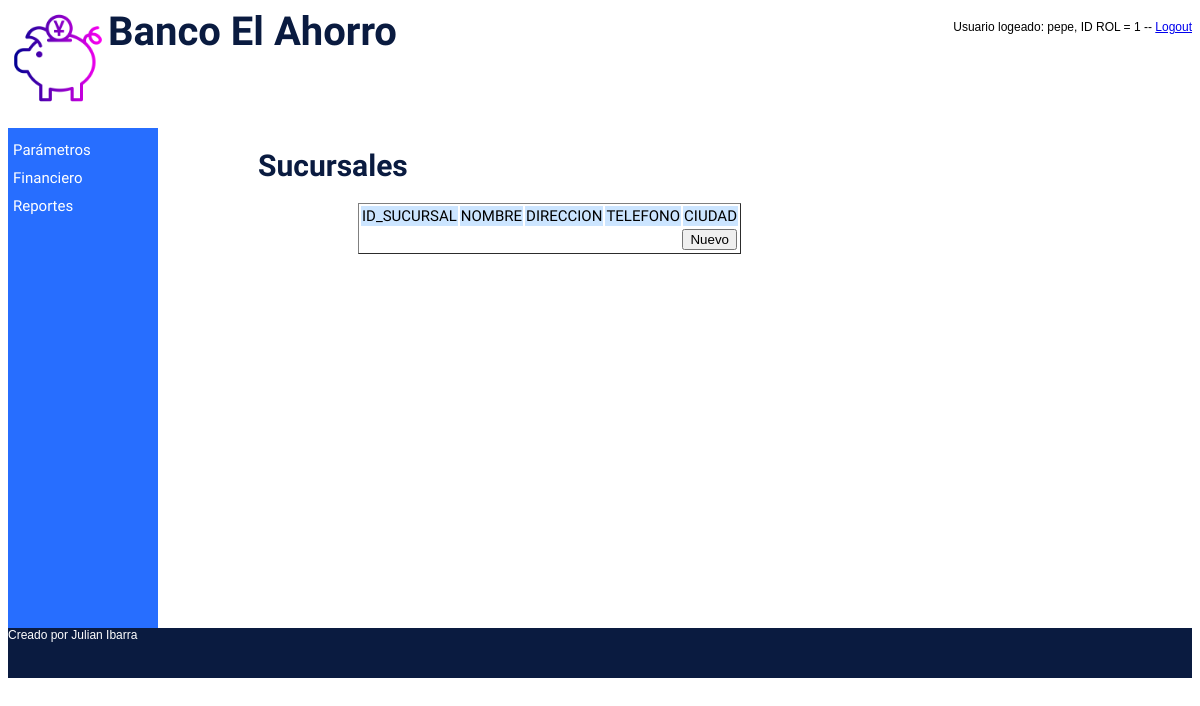
The app's page /index.php?sel=S1 (signed in), older data.
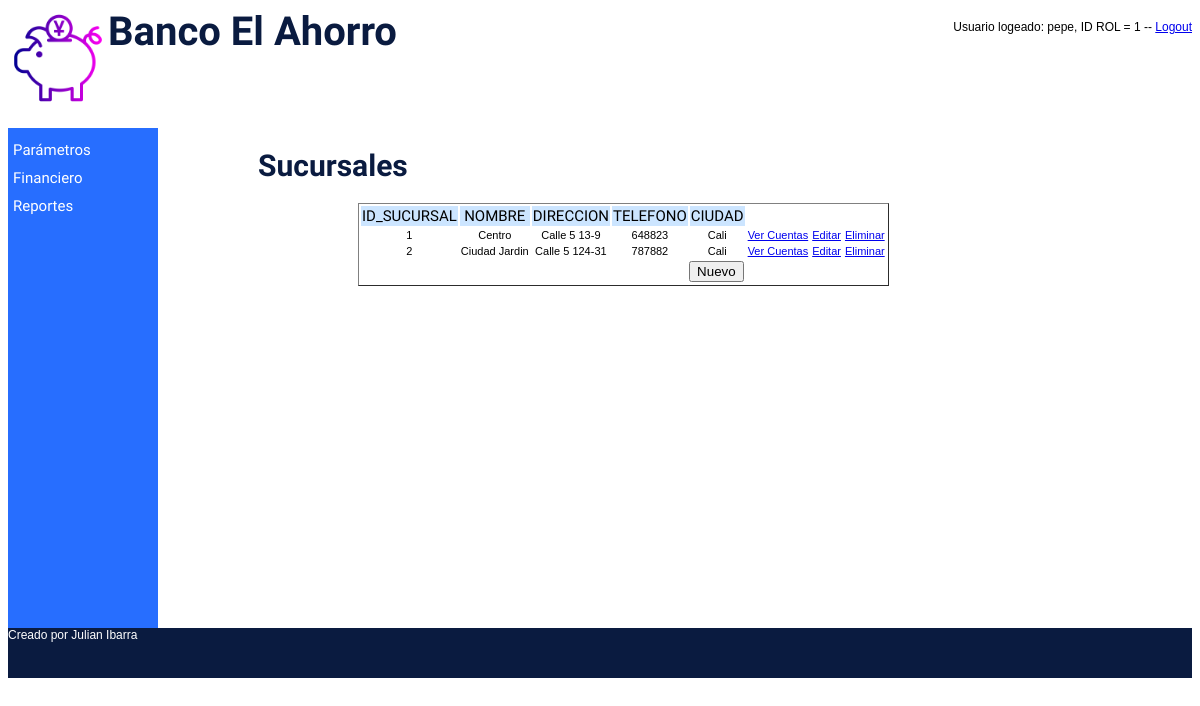
The same page, newer data.
### tables this page shows
CREATE TABLE sucursal(
id_sucursal int(4) PRIMARY KEY AUTO_INCREMENT NOT NULL ,
nombre varchar(50) NOT NULL,
direccion varchar(30) NOT NULL,
telefono varchar(15) NOT NULL,
ciudad varchar(50) NOT NULL
);

### lib/config.php (called while the page is built)
<?php
    $CFG_HOST = "localhost";
    $CFG_USER = "root";
    $CFG_DBPWD = "root";
    $CFG_DBASE = "banco";
?>

### lib/sucursal.php (called while the page is built, shortened)
<?php
class Sucursal {
    var $con;
    function Sucursal( ) {
        $this->con = new MySql();
    }
  function listar( ) {
      $this->con->conectarse();
      $this->con->sql = "SELECT id_sucursal, nombre, direccion, telefono, ciudad ".
                "FROM sucursal";
      $this->con->consultar();
      $this->lista = $this->con->rtaSql;
      $this->con->desconectarse();
   }
}
?>

### lib/mysql_lib.php (called while the page is built, shortened)
<?php
class Mysql {
 var $sql;
 function Mysql () {
    $this->sql = "";
    }
 function consultar() {
    $this->rtaSql = mysql_query($this->sql);
    }
}
?>

### sucursal/sucursal_listar.php (the view, shortened to what this page needs)
<!DOCTYPE html>
<html lang="es">
<head>
	<link rel="stylesheet" type="text/css" href="estilos.css">
</head>
<body>
    <h1>Sucursales</h1>
	<form name="index" action="index.php?sel=S2">
        <table border="1" class="tabla">
            <tr class="titulo">
            <td>ID_SUCURSAL</td><td>NOMBRE</td><td>DIRECCION</td><td>TELEFONO</td><td>CIUDAD</td>
            </tr>
            <?php
                include("lib/config.php");
                include("lib/mysql_lib.php");
                include("lib/sucursal.php");
                $s = new Sucursal();
                $s->listar();
                $result = $s->lista;
                while ($row = mysql_fetch_array($result)) {
                    print "<tr>";
                    print "<td>".$row['id_sucursal']."</td>";
                    print "<td>".$row['nombre']."</td>";
                    print "<td>".$row['direccion']."</td>";
                    print "<td>".$row['telefono']."</td>";
                    print "<td>".$row['ciudad']."</td>";
                    print "<td><a href='index.php?sel=P8&"."id_sucursal=".$row['id_sucursal']."'>Ver Cuentas</a></td>";
                    print "<td><a href='index.php?sel=S5&"."id_sucursal=".$row['id_sucursal']."'>Editar</a></td>";
                    print "<td><a href='index.php?sel=S4&"."id_sucursal=".$row['id_sucursal']."'>Eliminar</a></td>";
                    print "</tr>";
                }
            ?>
            <tr><td colspan="5"><input name="btnInsertar" type="button" class="botonNuevo" onclick="javascript:window.location='index.php?sel=S2';" value="Nuevo"></td></tr>
        </table>
        </form>
</body>
</html>

### index.php (shortened to what this page needs)
<!DOCTYPE html>
<html lang="eS">
<head>
	<link rel="stylesheet" type="text/css" href="estilos.css">
</head>
<body>
<?php
if ( !isset($_SESSION['SES_USUARIO'] ) && !$_GET['sel'] )
     include("inicio.php");
else {
?>
<div id="bunker">
		<div id="cabecera">
        <?php print "<p> Usuario logeado: ".$_SESSION['SES_USUARIO'].", ID ROL = ".$_SESSION['SES_ID_ROL']."   --  <a href='index.php?p=logout'>Logout</a> </p>"; ?>
        <img src="img/logo.png" width="100px" height="100px" alt="Logo">
        <h1>Banco El Ahorro</h1>
        </div>
		<div id="navegacion"> Navegacion </div>
		<div id="contenedor">
			<div id="menu"> <?php
                                                if ( $_SESSION['SES_ID_ROL']==1){
                                                    include('menu.php');
                                                }
                                                elseif ($_SESSION['SES_ID_ROL']==2){
                                                    include('menu2.php');
                                                }
                                                elseif ($_SESSION['SES_ID_ROL']==3){
                                                    include('menu3.php');
                                                }
                                                else
                                                {
                                                    include('menu.php');
                                                }
                                        ?>
            </div>
			<div id="contenido">
             <?php
                                switch ( $_GET['sel'] ) {
                                    case 'S1'   : include ('sucursal/sucursal_listar.php');
                                                break;
                                }
                ?>
            </div>
		</div>
		<div id="pie" heigth: 50px;> Creado por Julian Ibarra </div>
        <?php
     }
?>
</div>
</body>
</html>

### menu.php (shortened to what this page needs)
<!DOCTYPE html>
<html lang="es">
<head>
    <link rel="stylesheet" type="text/css" href="estilos.css">
</head>
<body>
    <nav>
        <li class=parent><a href=#>Parámetros</a>
        </li>
        <li class=parent><a href=#>Financiero</a>
        </li>
        <li class=parent><a href=#>Reportes</a>
        </li>
    </nav>
</body>
</html>

### estilos.css (style rules this page uses)
#bunker { width: 100%; }
#cabecera { width: 100%; height:100px; background-color:#FFFFFF; margin: 0 auto; box-sizing: border-box; }
#cabecera img { float: left; }
#cabecera h1 { font-family: 'Lalezar', Arial; color:#0A1B40; font-size: 40px; margin: 0 auto; }
#cabecera p { float: right; }
#navegacion { width: 100%; height:20px; background-color:#FFFFFF; color: #FFFFFF; }
#contenedor { width: 100%; height: 500px; }
#menu { float: left; width: 150px; height:100%; background-color:#276EFF; box-sizing: border-box; }
#contenido { float: left; width: 1000px; height: 500px; background-color:#FFFFFF; }
#pie { clear: both; width: 100%; height:50px; background-color:#0A1B40; box-sizing: border-box; color: #FFFFFF; float: center; }
body { font-size: 12px; font-family:Arial; }
nav { width:150px; margin: 5% auto; background: #276EFF; font-family: 'Lalezar', Arial; font-size: 15px; }
nav li { list-style: none; position:relative; }
nav li a { color:#FFFFFF; text-decoration:none; padding: 5px; display:block; }

### sucursal/sucursal_listar.php (style rules this page uses)
.titulo td { font-family: 'Lalezar', Arial; font-size: 15px; background: #CCE5FF; text-align: center; }
td { font-family: Arial; font-size: 11px; text-align: center; }
.botonNuevo { float: right; }
.tabla tr,td { border-collapse: separate; border-spacing: 3px; border-style: none; }
form { padding-left:200px; }
h1 { padding-left: 100px; font-family: 'Lalezar', Arial; color:#0A1B40; font-size: 30px; }

Row changes from the older to the newer data that the page shows:
added sucursal: id_sucursal "1", nombre "Centro", direccion "Calle 5 13-9", telefono "648823", ciudad "Cali"
added sucursal: id_sucursal "2", nombre "Ciudad Jardin", direccion "Calle 5 124-31", telefono "787882", ciudad "Cali"
